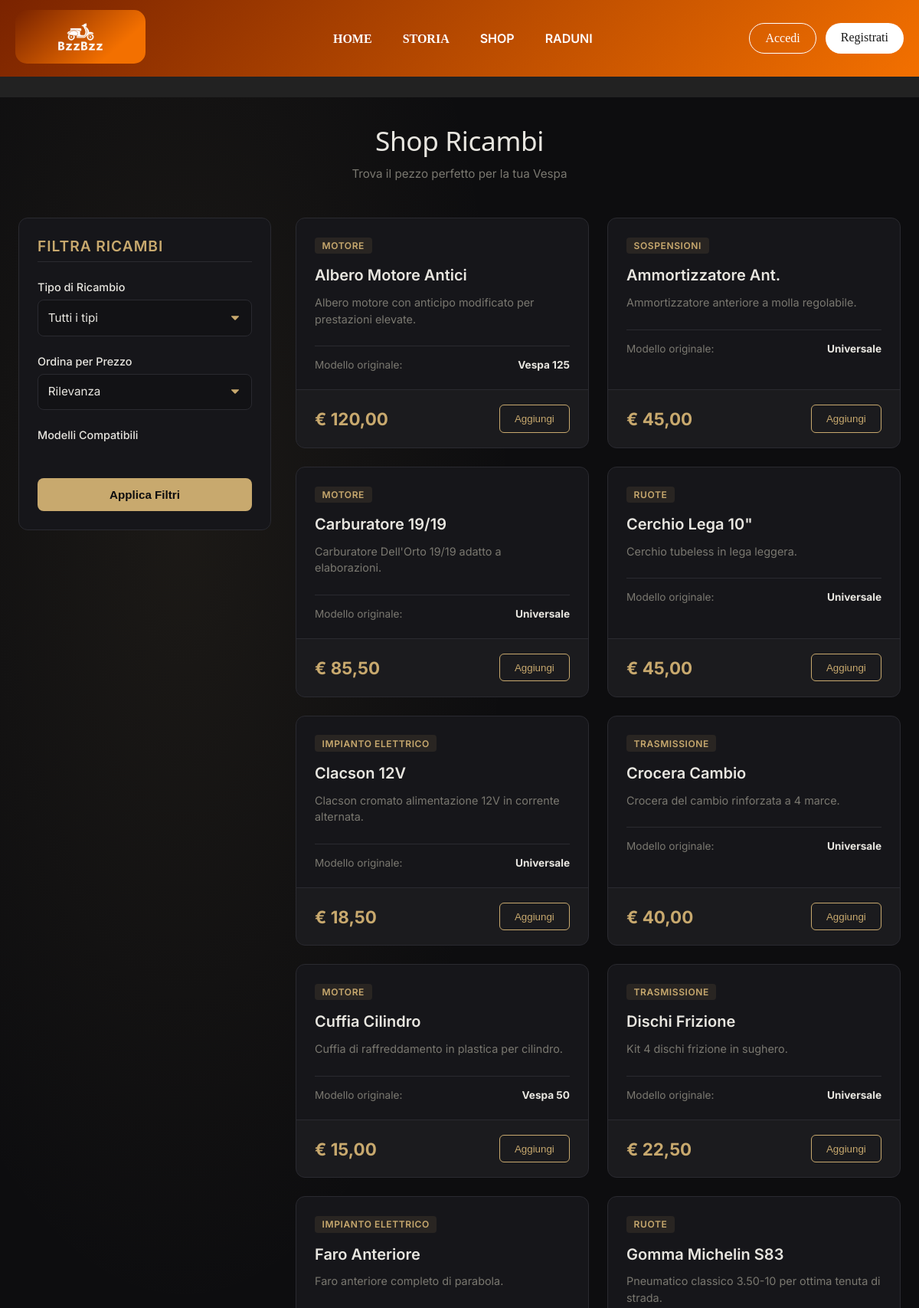
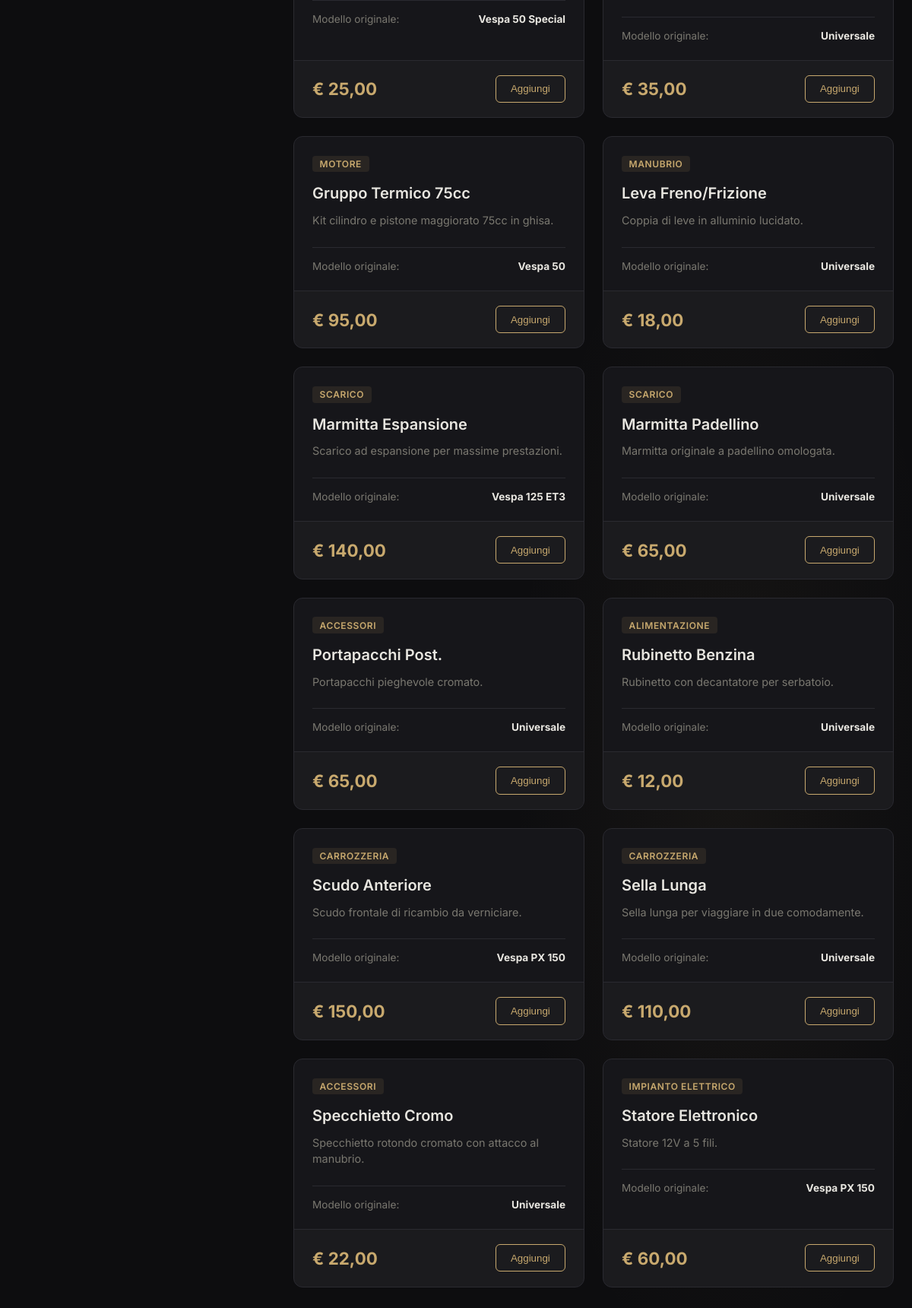
/Sito/Pagine/ShopRicambi.php, run on the app's committed database (2 pictures, top to bottom).
### tables this page shows
CREATE TABLE if NOT Exists PezziRicambio(
    IDRicambio INT auto_increment not null,
    Nome VARCHAR(20) NOT NULL,
    Tipo VARCHAR(20) NOT NULL,
    Modello VARCHAR(20) NOT NULL,
    Descrizione VARCHAR(500) NOT NULL,
    Prezzo DECIMAL(5,2) NOT NULL,
    PRIMARY KEY(IDRicambio)
);

### Sito/include/Ricambi.php (called while the page is built, shortened)
<?php
$db = DBHandler::getConnection();
$selectedOrdine = $_GET['ordine'] ?? '';
$query = "SELECT DISTINCT pr.* FROM PezziRicambio pr ";
$params = [];
if ($selectedOrdine === 'asc') {
    $query .= " ORDER BY pr.Prezzo ASC";
} elseif ($selectedOrdine === 'desc') {
    $query .= " ORDER BY pr.Prezzo DESC";
} else {
    $query .= " ORDER BY pr.Nome ASC";
}
$stmt = $db->prepare($query);
$stmt->execute($params);
$ricambi = $stmt->fetchAll(PDO::FETCH_ASSOC);
?>

### Sito/Pagine/ShopRicambi.php (the view, shortened to what this page needs)
<?php
require_once '../include/Ricambi.php';
require_once '../header_footer/HeaderUser.php';
?>
<link rel="stylesheet" href="../CSS/shop.css">
<div class="shop-container">
    <div class="shop-header">
        <h1>Shop Ricambi</h1>
        <p>Trova il pezzo perfetto per la tua Vespa</p>
    </div>
    <div class="shop-layout">
        <aside class="shop-sidebar">
            <form method="GET" action="ShopRicambi.php" class="filter-form">
                <h3>Filtra Ricambi</h3>
                <div class="filter-group">
                    <label for="tipo">Tipo di Ricambio</label>
                    <select name="tipo" id="tipo" class="custom-select">
                        <option value="">Tutti i tipi</option>
                    </select>
                </div>
                <div class="filter-group">
                    <label for="ordine">Ordina per Prezzo</label>
                    <select name="ordine" id="ordine" class="custom-select">
                        <option value="">Rilevanza</option>
                    </select>
                </div>
                <div class="filter-group modelli-group">
                    <label>Modelli Compatibili</label>
                </div>
                <button type="submit" class="btn-filter">Applica Filtri</button>
            </form>
        </aside>
        <main class="shop-main">
            <?php if (empty($ricambi)): ?>
                <div class="empty-state">
                    <h2>Nessun ricambio trovato</h2>
                    <p>Prova a modificare i filtri per trovare ciò che cerchi.</p>
                </div>
            <?php else: ?>
                <div class="ricambi-grid">
                    <?php foreach ($ricambi as $ricambio): ?>
                        <div class="ricambio-card">
                            <div class="ricambio-info">
                                <span class="ricambio-badge"><?= htmlspecialchars($ricambio['Tipo']) ?></span>
                                <h2 class="ricambio-nome"><?= htmlspecialchars($ricambio['Nome']) ?></h2>
                                <p class="ricambio-descrizione"><?= htmlspecialchars($ricambio['Descrizione']) ?></p>
                                <ul class="ricambio-details">
                                    <li><span>Modello originale:</span> <strong><?= htmlspecialchars($ricambio['Modello']) ?></strong></li>
                                </ul>
                            </div>
                            <div class="ricambio-actions">
                                <div class="prezzo">€ <?= number_format($ricambio['Prezzo'], 2, ',', '.') ?></div>
                                <button class="btn-buy">Aggiungi</button>
                            </div>
                        </div>
                    <?php endforeach; ?>
                </div>
            <?php endif; ?>
        </main>
    </div>
</div>
</body>
</html>

### Sito/header_footer/HeaderUser.php (shortened to what this page needs)
<!DOCTYPE html>
<html lang="en">
<head>
    <link rel="stylesheet" href="../CSS/header.css">
</head>
<body>
    <header id="main-header">
    <div class="header-container">
        <a href="hPage.php" class="logo-link">
            <img src="../Img/Loghi/LogoRettangolo.png" alt="Logo">
        </a>
        <nav class="menu">
            <ul>
                <li><a href="hPage.php">HOME</a></li>
                <li><a href="storia.php">STORIA</a></li>
                <li class="has-submenu">
                    <span class="nopage">SHOP</span>
                </li>
                <li class="has-submenu">
                    <span class="nopage">RADUNI</span>
                </li>
            </ul>
        </nav>
        <nav>
  <?php if (isset($_SESSION['IDWasper'])): ?>
    <a href="areaPersonale.php">Ciao, <?= htmlspecialchars($_SESSION['nome']) . ' ' . htmlspecialchars($_SESSION['cognome']) ?></a>
    <a href="../include/logout.php" class="btn-register">Logout</a>
  <?php else: ?>
    <div class="header-actions">
      <a href="../Pagine/loginForm.php" class="btn-login">Accedi</a>
      <a href="../Pagine/register.php" class="btn-register">Registrati</a>
    </div>
  <?php endif; ?>
</nav>
    </div>
</header>
<div class="news-ticker">
    <p>Ultimi aggiornamenti: Prossimo raduno nazionale a Maggio 2026! Iscrizioni aperte dal 33 maggio. - Nuovo merchandising disponibile nello shop!</p>
</div>

### Sito/CSS/header.css (style rules this page uses)
:root { --primary-orange: rgb(243, 112, 0); --dark-orange: rgb(122, 35, 0); --text-white: #ffffff; --bg-dark: #1a1a1a; }
body { margin: 0; font-family: 'Segoe UI', Tahoma, Geneva, Verdana, sans-serif; }
#main-header { height: 100px; background: linear-gradient(135deg, var(--dark-orange), var(--primary-orange)); box-shadow: 0 2px 10px rgba(0,0,0,0.3); color: white; }
.header-container { max-width: 1200px; margin: 0 auto; height: 100%; display: flex; align-items: center; justify-content: space-between; padding: 0 20px; }
.logo-link img { height: 70px; transition: transform 0.3s; border-radius: 15px; }
.menu ul { list-style: none; display: flex; gap: 10px; }
.menu ul li a, .nopage { color: white; text-decoration: none; font-weight: 600; padding: 10px 15px; border-radius: 5px; transition: background 0.3s; cursor: default; }
.has-submenu { position: relative; }
.header-actions { display: flex; gap: 12px; }
.btn-login { color: white; text-decoration: none; padding: 10px 20px; border: 1px solid white; border-radius: 25px; transition: all 0.3s; }
.btn-register { background: white; color: var(--bg-dark); text-decoration: none; padding: 10px 20px; border-radius: 25px; transition: all 0.3s; }
.news-ticker { background: #222; color: #ffcc00; overflow: hidden; white-space: nowrap; padding: 5px 0; font-size: 14px; }
.news-ticker p { display: inline-block; padding-left: 100%; animation: marquee 25s linear infinite; margin: 0; }
a { text-decoration: none; color: white; font-family: Century Gothic; }

### data on the page
pezziricambio: Tipo "MOTORE", Nome "Albero Motore Antici", Descrizione "Albero motore con anticipo modificato per prestazioni elevate.", Modello "Vespa 125", Prezzo "120,00"
pezziricambio: Tipo "SOSPENSIONI", Nome "Ammortizzatore Ant.", Descrizione "Ammortizzatore anteriore a molla regolabile.", Modello "Universale", Prezzo "45,00"
pezziricambio: Tipo "MOTORE", Nome "Carburatore 19/19", Descrizione "Carburatore Dell'Orto 19/19 adatto a elaborazioni.", Modello "Universale", Prezzo "85,50"
pezziricambio: Tipo "RUOTE", Nome "Cerchio Lega 10\"", Descrizione "Cerchio tubeless in lega leggera.", Modello "Universale", Prezzo "45,00"
pezziricambio: Tipo "IMPIANTO ELETTRICO", Nome "Clacson 12V", Descrizione "Clacson cromato alimentazione 12V in corrente alternata.", Modello "Universale", Prezzo "18,50"
pezziricambio: Tipo "TRASMISSIONE", Nome "Crocera Cambio", Descrizione "Crocera del cambio rinforzata a 4 marce.", Modello "Universale", Prezzo "40,00"
pezziricambio: Tipo "MOTORE", Nome "Cuffia Cilindro", Descrizione "Cuffia di raffreddamento in plastica per cilindro.", Modello "Vespa 50", Prezzo "15,00"
pezziricambio: Tipo "TRASMISSIONE", Nome "Dischi Frizione", Descrizione "Kit 4 dischi frizione in sughero.", Modello "Universale", Prezzo "22,50"
pezziricambio: Tipo "IMPIANTO ELETTRICO", Nome "Faro Anteriore", Descrizione "Faro anteriore completo di parabola.", Modello "Vespa 50 Special", Prezzo "25,00"
pezziricambio: Tipo "RUOTE", Nome "Gomma Michelin S83", Descrizione "Pneumatico classico 3.50-10 per ottima tenuta di strada.", Modello "Universale", Prezzo "35,00"
pezziricambio: Tipo "MOTORE", Nome "Gruppo Termico 75cc", Descrizione "Kit cilindro e pistone maggiorato 75cc in ghisa.", Modello "Vespa 50", Prezzo "95,00"
pezziricambio: Tipo "MANUBRIO", Nome "Leva Freno/Frizione", Descrizione "Coppia di leve in alluminio lucidato.", Modello "Universale", Prezzo "18,00"
pezziricambio: Tipo "SCARICO", Nome "Marmitta Espansione", Descrizione "Scarico ad espansione per massime prestazioni.", Modello "Vespa 125 ET3", Prezzo "140,00"
pezziricambio: Tipo "SCARICO", Nome "Marmitta Padellino", Descrizione "Marmitta originale a padellino omologata.", Modello "Universale", Prezzo "65,00"
pezziricambio: Tipo "ACCESSORI", Nome "Portapacchi Post.", Descrizione "Portapacchi pieghevole cromato.", Modello "Universale", Prezzo "65,00"
pezziricambio: Tipo "ALIMENTAZIONE", Nome "Rubinetto Benzina", Descrizione "Rubinetto con decantatore per serbatoio.", Modello "Universale", Prezzo "12,00"
pezziricambio: Tipo "CARROZZERIA", Nome "Scudo Anteriore", Descrizione "Scudo frontale di ricambio da verniciare.", Modello "Vespa PX 150", Prezzo "150,00"
pezziricambio: Tipo "CARROZZERIA", Nome "Sella Lunga", Descrizione "Sella lunga per viaggiare in due comodamente.", Modello "Universale", Prezzo "110,00"
pezziricambio: Tipo "ACCESSORI", Nome "Specchietto Cromo", Descrizione "Specchietto rotondo cromato con attacco al manubrio.", Modello "Universale", Prezzo "22,00"
pezziricambio: Tipo "IMPIANTO ELETTRICO", Nome "Statore Elettronico", Descrizione "Statore 12V a 5 fili.", Modello "Vespa PX 150", Prezzo "60,00"
